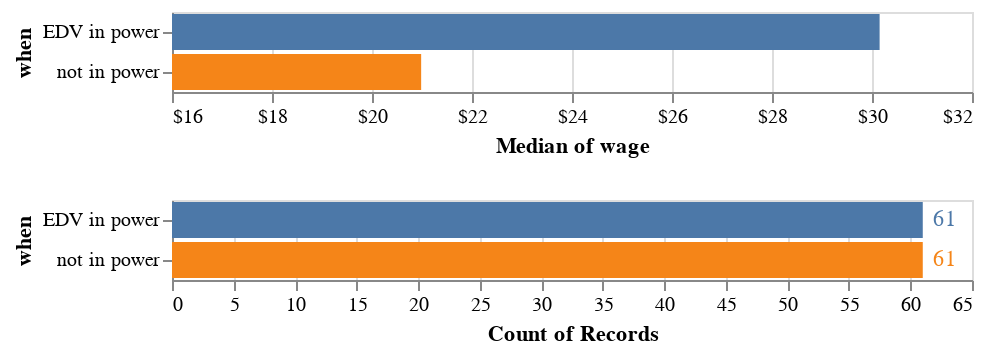

The notebook cell saved with this chart:
### Markdown cell above
**Question 2.5** 
<br> {points: 1}

Display the plots on top of each other using either [`.vconcat()`](https://altair-viz.github.io/altair-viz-v4/user_guide/compound_charts.html?highlight=compound%20charts#vertical-concatenation) or [`.hconcat()`](https://altair-viz.github.io/altair-viz-v4/user_guide/compound_charts.html) so that it is display like the plots above. 

*Although this isn't taught in this module, we thought we would give you a sneak peek into the next module by allowing you an opportunity to use it here. Look at the documentation in the links provided for more details.*

*Save the combined plots in an object named `wages_og_plots`.*

### Code cell
wages_og_plots = alt.vconcat(median_plot, count_plot)
wages_og_plots

### Figure 1 — Vega-Lite specification as saved in the notebook (floating-point values rounded to 4 significant figures)
{"config": {"view": {"continuousWidth": 400, "continuousHeight": 300}}, "vconcat": [{"mark": "bar", "encoding": {"color": {"type": "nominal", "field": "when", "legend": null}, "x": {"type": "quantitative", "aggregate": "median", "axis": {"format": "$"}, "field": "wage", "scale": {"domain": [16, 32]}}, "y": {"type": "nominal", "field": "when"}}}, {"layer": [{"mark": "bar", "encoding": {"color": {"type": "nominal", "field": "when", "legend": null}, "x": {"type": "quantitative", "aggregate": "count"}, "y": {"type": "nominal", "field": "when"}}}, {"mark": {"type": "text", "align": "left", "baseline": "middle", "dx": 5}, "encoding": {"color": {"type": "nominal", "field": "when", "legend": null}, "text": {"type": "quantitative", "aggregate": "count"}, "x": {"type": "quantitative", "aggregate": "count"}, "y": {"type": "nominal", "field": "when"}}}]}], "data": {"name": "data-e76c89c737670c826eee317550be2396"}, "$schema": "https://vega.github.io/schema/vega-lite/v4.8.1.json", "datasets": {"data-e76c89c737670c826eee317550be2396": [{"when": "EDV in power", "wage": 12.11}, {"when": "EDV in power", "wage": 12.87}, {"when": "EDV in power", "wage": 12.53}, {"when": "EDV in power", "wage": 11.65}, {"when": "EDV in power", "wage": 10.47}, {"when": "EDV in power", "wage": 10.7}, {"when": "EDV in power", "wage": 13.24}, {"when": "EDV in power", "wage": 12.58}, {"when": "EDV in power", "wage": 14.1}, {"when": "EDV in power", "wage": 13.59}, {"when": "EDV in power", "wage": 14.04}, {"when": "EDV in power", "wage": 11.78}, {"when": "EDV in power", "wage": 12.98}, {"when": "EDV in power", "wage": 13.91}, {"when": "EDV in power", "wage": 13.57}, {"when": "EDV in power", "wage": 12.22}, {"when": "EDV in power", "wage": 10.69}, {"when": "EDV in power", "wage": 10.94}, {"when": "EDV in power", "wage": 14.87}, {"when": "EDV in power", "wage": 10.88}, {"when": "EDV in power", "wage": 12.27}, {"when": "EDV in power", "wage": 11.05}, {"when": "EDV in power", "wage": 14.46}, {"when": "EDV in power", "wage": 11.32}, {"when": "EDV in power", "wage": 13.09}, {"when": "EDV in power", "wage": 13.98}, {"when": "EDV in power", "wage": 10.44}, {"when": "EDV in power", "wage": 13.58}, {"when": "EDV in power", "wage": 13.87}, {"when": "EDV in power", "wage": 11.83}, {"when": "EDV in power", "wage": 36.64}, {"when": "EDV in power", "wage": 34.65}, {"when": "EDV in power", "wage": 32.83}, {"when": "EDV in power", "wage": 33.66}, {"when": "EDV in power", "wage": 39.99}, {"when": "EDV in power", "wage": 30.31}, {"when": "EDV in power", "wage": 34.66}, {"when": "EDV in power", "wage": 30.15}, {"when": "EDV in power", "wage": 31.42}, {"when": "EDV in power", "wage": 37.01}, {"when": "EDV in power", "wage": 34.44}, {"when": "EDV in power", "wage": 34.46}, {"when": "EDV in power", "wage": 39.32}, {"when": "EDV in power", "wage": 33.04}, {"when": "EDV in power", "wage": 36.32}, {"when": "EDV in power", "wage": 30.28}, {"when": "EDV in power", "wage": 31.87}, {"when": "EDV in power", "wage": 39.37}, {"when": "EDV in power", "wage": 34.39}, {"when": "EDV in power", "wage": 31.25}, {"when": "EDV in power", "wage": 31.78}, {"when": "EDV in power", "wage": 39.88}, {"when": "EDV in power", "wage": 39.63}, {"when": "EDV in power", "wage": 32.48}, {"when": "EDV in power", "wage": 35.77}, {"when": "EDV in power", "wage": 32.31}, {"when": "EDV in power", "wage": 39.79}, {"when": "EDV in power", "wage": 37.34}, {"when": "EDV in power", "wage": 36.31}, {"when": "EDV in power", "wage": 38.52}, {"when": "EDV in power", "wage": 36.38}, {"when": "not in power", "wage": 22.52}, {"when": "not in power", "wage": 18.61}, {"when": "not in power", "wage": 20.42}, {"when": "not in power", "wage": 22.57}, {"when": "not in power", "wage": 24.78}, {"when": "not in power", "wage": 23.13}, {"when": "not in power", "wage": 23.37}, {"when": "not in power", "wage": 20.76}, {"when": "not in power", "wage": 22.34}, {"when": "not in power", "wage": 22.75}, {"when": "not in power", "wage": 18.43}, {"when": "not in power", "wage": 21.9}, {"when": "not in power", "wage": 24.1}, {"when": "not in power", "wage": 18.1}, {"when": "not in power", "wage": 21.9}, {"when": "not in power", "wage": 23.27}, {"when": "not in power", "wage": 15.65}, {"when": "not in power", "wage": 22.74}, {"when": "not in power", "wage": 16.06}, {"when": "not in power", "wage": 16.36}, {"when": "not in power", "wage": 21.22}, {"when": "not in power", "wage": 21.81}, {"when": "not in power", "wage": 19.98}, {"when": "not in power", "wage": 24.1}, {"when": "not in power", "wage": 24.33}, {"when": "not in power", "wage": 21.99}, {"when": "not in power", "wage": 24.56}, {"when": "not in power", "wage": 23.16}, {"when": "not in power", "wage": 18.45}, {"when": "not in power", "wage": 19.69}, {"when": "not in power", "wage": 15.23}, {"when": "not in power", "wage": 15.34}, {"when": "not in power", "wage": 15.35}, {"when": "not in power", "wage": 23.65}, {"when": "not in power", "wage": 22.55}, {"when": "not in power", "wage": 18.61}, {"when": "not in power", "wage": 16.89}, {"when": "not in power", "wage": 16.81}, {"when": "not in power", "wage": 24.42}, {"when": "not in power", "wage": 22.81}, {"when": "not in power", "wage": 20.38}, {"when": "not in power", "wage": 16.14}, {"when": "not in power", "wage": 15.99}, {"when": "not in power", "wage": 20.78}, {"when": "not in power", "wage": 19.32}, {"when": "not in power", "wage": 20.16}, {"when": "not in power", "wage": 19.25}, {"when": "not in power", "wage": 21.04}, {"when": "not in power", "wage": 20.98}, {"when": "not in power", "wage": 21.7}, {"when": "not in power", "wage": 21.78}, {"when": "not in power", "wage": 20.4}, {"when": "not in power", "wage": 23.93}, {"when": "not in power", "wage": 16.79}, {"when": "not in power", "wage": 21.06}, {"when": "not in power", "wage": 17.69}, {"when": "not in power", "wage": 15.36}, {"when": "not in power", "wage": 24.33}, {"when": "not in power", "wage": 15.92}, {"when": "not in power", "wage": 21.93}, {"when": "not in power", "wage": 19.41}]}}
